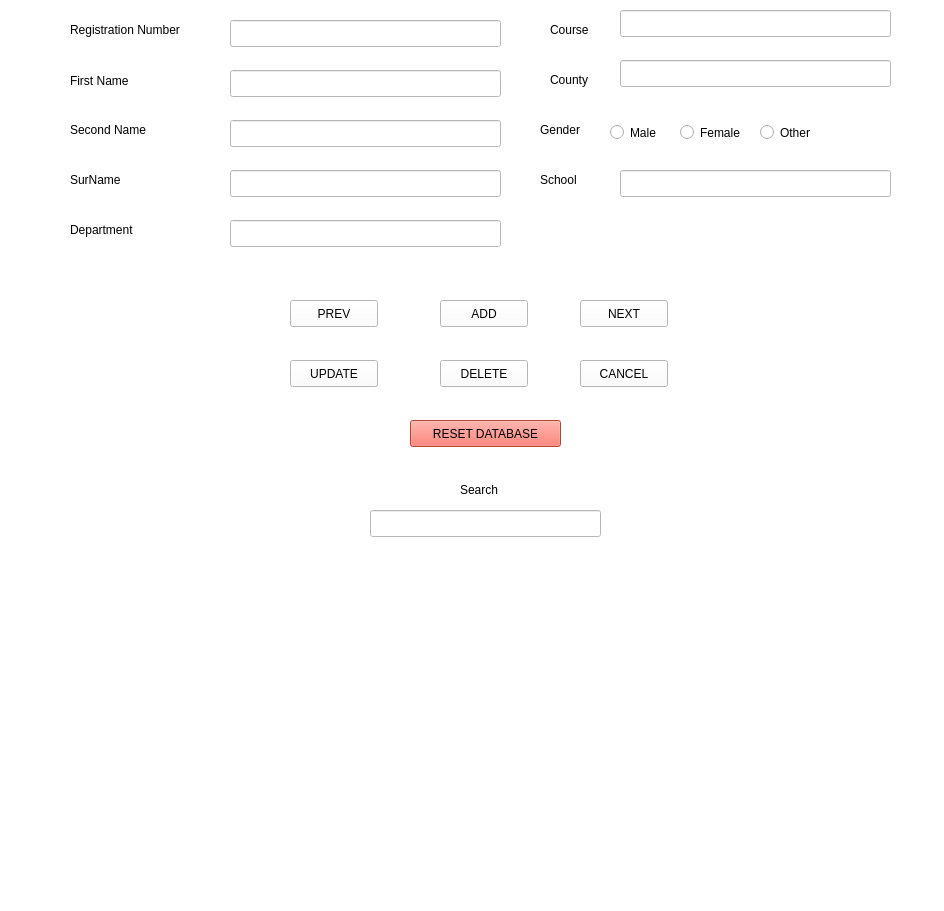
<?xml version="1.0" encoding="UTF-8"?>
<ui version="4.0">
 <class>MainWindow</class>
 <widget class="QMainWindow" name="MainWindow">
  <property name="geometry">
   <rect>
    <x>0</x>
    <y>0</y>
    <width>944</width>
    <height>911</height>
   </rect>
  </property>
  <property name="windowTitle">
   <string>MainWindow</string>
  </property>
  <property name="styleSheet">
   <string notr="true">background-color: rgb(255, 255, 255);</string>
  </property>
  <widget class="QWidget" name="centralwidget">
   <widget class="QLabel" name="label">
    <property name="geometry">
     <rect>
      <x>70</x>
      <y>20</y>
      <width>151</width>
      <height>19</height>
     </rect>
    </property>
    <property name="text">
     <string>Registration Number</string>
    </property>
   </widget>
   <widget class="QLabel" name="label_2">
    <property name="geometry">
     <rect>
      <x>70</x>
      <y>70</y>
      <width>91</width>
      <height>21</height>
     </rect>
    </property>
    <property name="text">
     <string>First Name</string>
    </property>
   </widget>
   <widget class="QLabel" name="label_3">
    <property name="geometry">
     <rect>
      <x>550</x>
      <y>20</y>
      <width>66</width>
      <height>19</height>
     </rect>
    </property>
    <property name="text">
     <string>Course</string>
    </property>
   </widget>
   <widget class="QLabel" name="label_4">
    <property name="geometry">
     <rect>
      <x>550</x>
      <y>70</y>
      <width>66</width>
      <height>19</height>
     </rect>
    </property>
    <property name="text">
     <string>County</string>
    </property>
   </widget>
   <widget class="QLabel" name="label_5">
    <property name="geometry">
     <rect>
      <x>70</x>
      <y>120</y>
      <width>111</width>
      <height>19</height>
     </rect>
    </property>
    <property name="text">
     <string>Second Name</string>
    </property>
   </widget>
   <widget class="QLabel" name="label_6">
    <property name="geometry">
     <rect>
      <x>70</x>
      <y>170</y>
      <width>66</width>
      <height>19</height>
     </rect>
    </property>
    <property name="text">
     <string>SurName</string>
    </property>
   </widget>
   <widget class="QLabel" name="label_7">
    <property name="geometry">
     <rect>
      <x>540</x>
      <y>120</y>
      <width>66</width>
      <height>19</height>
     </rect>
    </property>
    <property name="text">
     <string>Gender</string>
    </property>
   </widget>
   <widget class="QRadioButton" name="radioButton">
    <property name="geometry">
     <rect>
      <x>610</x>
      <y>120</y>
      <width>111</width>
      <height>25</height>
     </rect>
    </property>
    <property name="text">
     <string>Male</string>
    </property>
   </widget>
   <widget class="QRadioButton" name="radioButton_2">
    <property name="geometry">
     <rect>
      <x>680</x>
      <y>120</y>
      <width>111</width>
      <height>25</height>
     </rect>
    </property>
    <property name="text">
     <string>Female</string>
    </property>
   </widget>
   <widget class="QRadioButton" name="radioButton_3">
    <property name="geometry">
     <rect>
      <x>760</x>
      <y>120</y>
      <width>111</width>
      <height>25</height>
     </rect>
    </property>
    <property name="text">
     <string>Other</string>
    </property>
   </widget>
   <widget class="QLabel" name="label_8">
    <property name="geometry">
     <rect>
      <x>70</x>
      <y>220</y>
      <width>91</width>
      <height>19</height>
     </rect>
    </property>
    <property name="text">
     <string>Department</string>
    </property>
   </widget>
   <widget class="QLabel" name="label_9">
    <property name="geometry">
     <rect>
      <x>540</x>
      <y>170</y>
      <width>66</width>
      <height>19</height>
     </rect>
    </property>
    <property name="text">
     <string>School</string>
    </property>
   </widget>
   <widget class="QPushButton" name="pushButton">
    <property name="geometry">
     <rect>
      <x>440</x>
      <y>300</y>
      <width>88</width>
      <height>27</height>
     </rect>
    </property>
    <property name="text">
     <string>ADD</string>
    </property>
   </widget>
   <widget class="QPushButton" name="pushButton_2">
    <property name="geometry">
     <rect>
      <x>580</x>
      <y>300</y>
      <width>88</width>
      <height>27</height>
     </rect>
    </property>
    <property name="text">
     <string>NEXT</string>
    </property>
   </widget>
   <widget class="QPushButton" name="pushButton_3">
    <property name="geometry">
     <rect>
      <x>290</x>
      <y>300</y>
      <width>88</width>
      <height>27</height>
     </rect>
    </property>
    <property name="text">
     <string>PREV</string>
    </property>
   </widget>
   <widget class="QPushButton" name="pushButton_4">
    <property name="geometry">
     <rect>
      <x>440</x>
      <y>360</y>
      <width>88</width>
      <height>27</height>
     </rect>
    </property>
    <property name="text">
     <string>DELETE</string>
    </property>
   </widget>
   <widget class="QPushButton" name="pushButton_5">
    <property name="geometry">
     <rect>
      <x>580</x>
      <y>360</y>
      <width>88</width>
      <height>27</height>
     </rect>
    </property>
    <property name="text">
     <string>CANCEL</string>
    </property>
   </widget>
   <widget class="QPushButton" name="pushButton_6">
    <property name="geometry">
     <rect>
      <x>290</x>
      <y>360</y>
      <width>88</width>
      <height>27</height>
     </rect>
    </property>
    <property name="text">
     <string>UPDATE</string>
    </property>
   </widget>
   <widget class="QPushButton" name="pushButton_7">
    <property name="geometry">
     <rect>
      <x>410</x>
      <y>420</y>
      <width>151</width>
      <height>27</height>
     </rect>
    </property>
    <property name="styleSheet">
     <string notr="true">background-color: rgb(246, 97, 81);</string>
    </property>
    <property name="text">
     <string>RESET DATABASE</string>
    </property>
   </widget>
   <widget class="QLineEdit" name="lineEdit">
    <property name="geometry">
     <rect>
      <x>230</x>
      <y>20</y>
      <width>271</width>
      <height>27</height>
     </rect>
    </property>
   </widget>
   <widget class="QLineEdit" name="lineEdit_2">
    <property name="geometry">
     <rect>
      <x>230</x>
      <y>70</y>
      <width>271</width>
      <height>27</height>
     </rect>
    </property>
   </widget>
   <widget class="QLineEdit" name="lineEdit_3">
    <property name="geometry">
     <rect>
      <x>230</x>
      <y>120</y>
      <width>271</width>
      <height>27</height>
     </rect>
    </property>
   </widget>
   <widget class="QLineEdit" name="lineEdit_4">
    <property name="geometry">
     <rect>
      <x>230</x>
      <y>170</y>
      <width>271</width>
      <height>27</height>
     </rect>
    </property>
   </widget>
   <widget class="QLineEdit" name="lineEdit_5">
    <property name="geometry">
     <rect>
      <x>230</x>
      <y>220</y>
      <width>271</width>
      <height>27</height>
     </rect>
    </property>
   </widget>
   <widget class="QLineEdit" name="lineEdit_6">
    <property name="geometry">
     <rect>
      <x>620</x>
      <y>60</y>
      <width>271</width>
      <height>27</height>
     </rect>
    </property>
   </widget>
   <widget class="QLineEdit" name="lineEdit_7">
    <property name="geometry">
     <rect>
      <x>620</x>
      <y>10</y>
      <width>271</width>
      <height>27</height>
     </rect>
    </property>
   </widget>
   <widget class="QLineEdit" name="lineEdit_8">
    <property name="geometry">
     <rect>
      <x>620</x>
      <y>170</y>
      <width>271</width>
      <height>27</height>
     </rect>
    </property>
   </widget>
   <widget class="QLabel" name="label_10">
    <property name="geometry">
     <rect>
      <x>460</x>
      <y>480</y>
      <width>66</width>
      <height>19</height>
     </rect>
    </property>
    <property name="text">
     <string>Search</string>
    </property>
   </widget>
   <widget class="QLineEdit" name="lineEdit_9">
    <property name="geometry">
     <rect>
      <x>370</x>
      <y>510</y>
      <width>231</width>
      <height>27</height>
     </rect>
    </property>
   </widget>
  </widget>
  <widget class="QMenuBar" name="menubar">
   <property name="geometry">
    <rect>
     <x>0</x>
     <y>0</y>
     <width>944</width>
     <height>24</height>
    </rect>
   </property>
  </widget>
  <widget class="QStatusBar" name="statusbar"/>
 </widget>
 <resources/>
 <connections/>
</ui>
